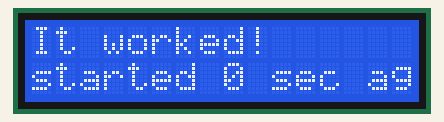
This sketch was run on a simulated Arduino Uno, built with avr-gcc and run on an emulated ATmega328P. Shown: 16×2 character LCD.

Above: at 0.1 s.
At 4.1 s:
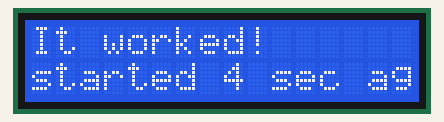
At 9.1 s:
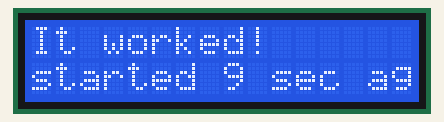
At 19.1 s:
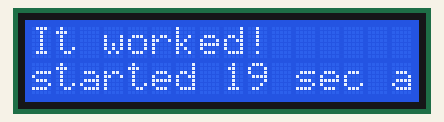
At 29.1 s:
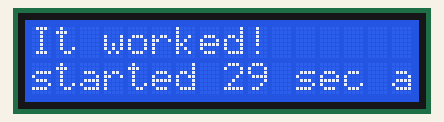
At 39.1 s:
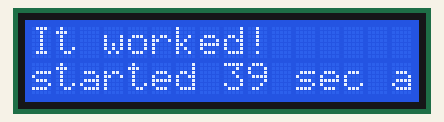

The sketch:

display.ino
```cpp
#include <LiquidCrystal.h>

LiquidCrystal lcd(12, 11, 5, 4, 3, 2);

void setup() {
  // put your setup code here, to run once:
  lcd.begin(16, 2);
  lcd.print("It worked!");
}

void loop() {
  // put your main code here, to run repeatedly:
  // (note: line 1 is the second row, since counting begins with 0):
  lcd.setCursor(0, 1);
  // print the number of seconds since reset:
  lcd.print("started ");
  lcd.print(millis() / 1000);
  lcd.print(" sec ago");
}
```

Measured:
- what the display in image 1 shows lasts 1.0 s, from 4.0 s to 5.0 s
